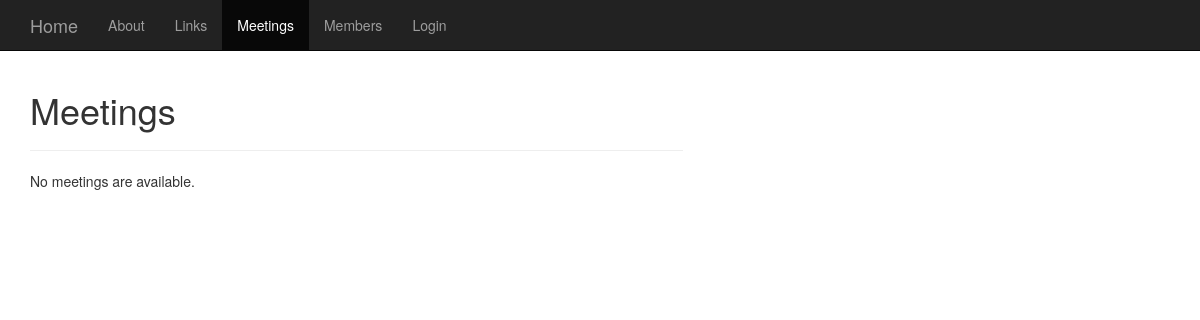
The app's page /meetings/, older data.
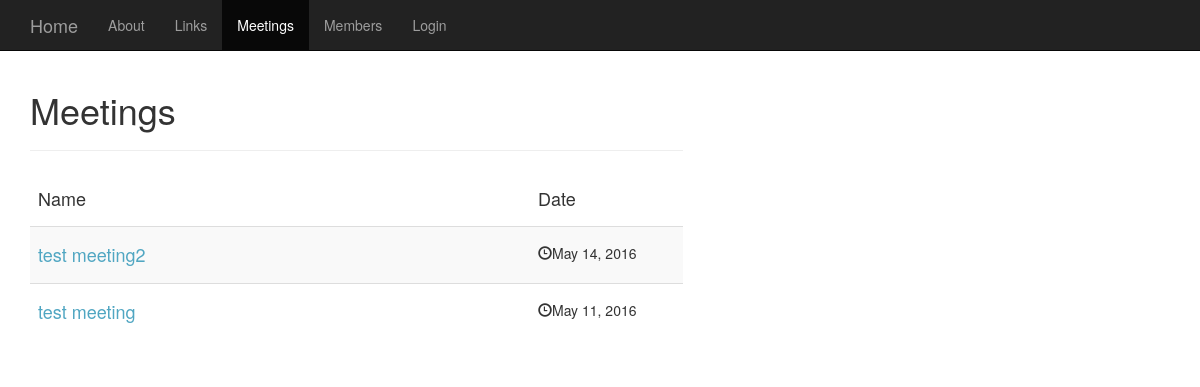
The same page, newer data.
### meetings/models.py (models this page shows, shortened)
class Meeting(models.Model):
    topic_text = models.CharField(max_length=50)
    detail_text = models.TextField(default='')
    meeting_date = models.DateField('date of meeting')

### meetings/views.py (the view)
class IndexView(generic.ListView):
    template_name = 'meetings/index.html'
    context_object_name = 'latest_meeting_list'
    def get_queryset(self):
        return Meeting.objects.filter(meeting_date__lte=timezone.now() + datetime.timedelta(weeks=1)).order_by(
            '-meeting_date')[:10]

### meetings/templates/meetings/index.html (shortened to what this page needs)
{% extends "base.html" %}
{% load staticfiles %}
{% block nav %}{% include "menu.html" with active='meetings' %}{% endblock %}
{% block content %}
<div class="col-lg-7">
    <h1>Meetings</h1>
    <hr>
    {% if latest_meeting_list %}
    <table class="table table-striped" cellspacing="2" cellpadding="2">
        <thead>
        <tr>
            <td width="500"><h4>Name</h4></td>
            <td><h4>Date</h4></td>
        </tr>
        </thead>
        <tbody>
        {% for meeting in latest_meeting_list %}
             <tr><td width="500"><h4><a href="{% url 'meetings:detail' meeting.id %}">
                 {{meeting.topic_text}}</a></h4></td>
                 <td><h5><div class="date"><span class="glyphicon glyphicon-time">
                 </span>{{meeting.meeting_date|date}}</div></h5></td></h3></tr>
        {% endfor %}
        </tbody>
    </table>
    {% else %}
        <p>No meetings are available.</p>
    {% endif %}
</div>
{% endblock %}

Row changes from the older to the newer data that the page shows:
added Meeting: topic_text "test meeting2", meeting_date "May 14, 2016"
added Meeting: topic_text "test meeting", meeting_date "May 11, 2016"
Text that changed along with them:
text no longer shown: "No meetings are available."
text now shown: "Name Date"
